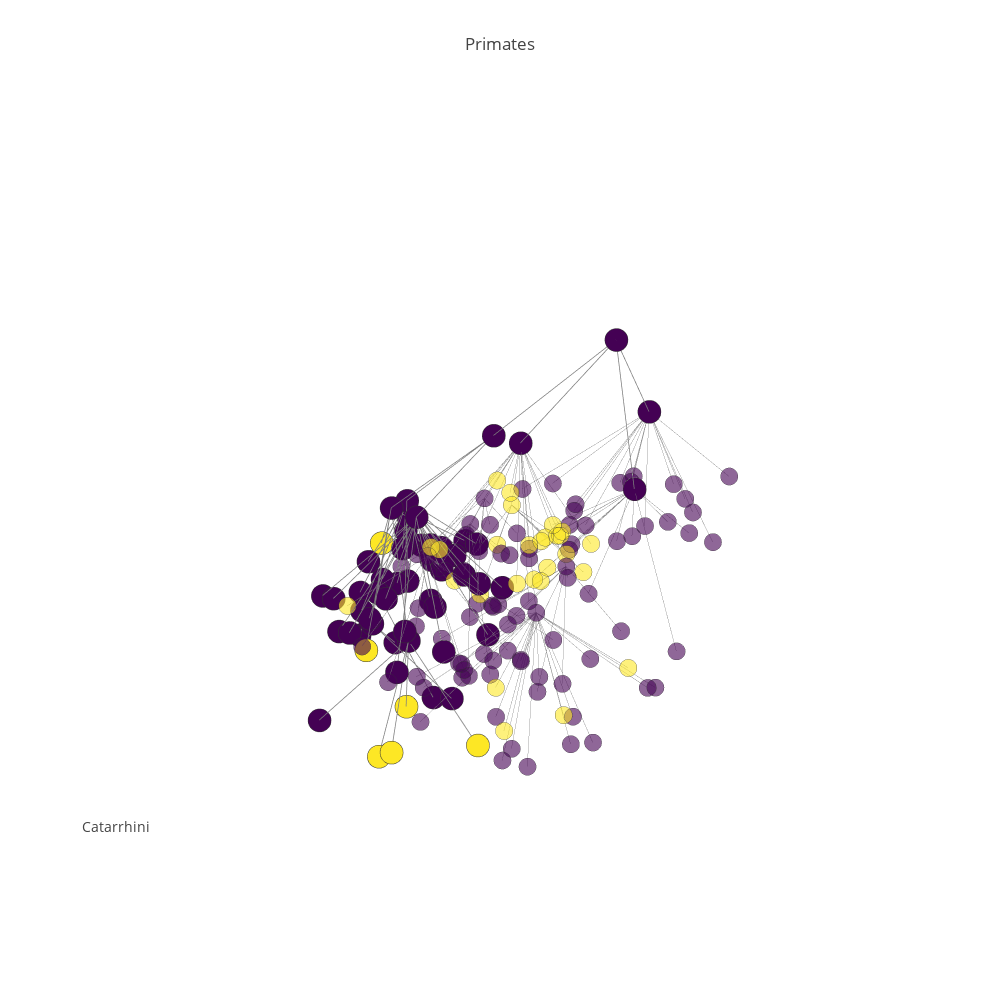

Notebook code cell kept with this figure:
### Code cell
pgp.render_plot()

### Figure 1 — Plotly figure (JSON) as saved in the notebook; plotly's stock layout.template omitted (floating-point values rounded to 4 significant figures; data arrays with more than 128 entries replaced by an {"elided": "..."} marker saying what was removed)
{"data": [{"hoverinfo": "none", "line": {"color": "rgb(125,125,125)", "width": 1}, "mode": "lines", "opacity": 0.7, "type": "scatter3d", "uid": "3e60ce38-b89e-11e8-b388-f45c89a09993", "x": {"elided": "495 float values"}, "y": {"elided": "495 float values"}, "z": {"elided": "495 float values"}}, {"hoverinfo": "none", "line": {"color": "rgb(125,125,125)", "width": 1.5}, "mode": "lines", "opacity": 1, "type": "scatter3d", "uid": "3e60cff8-b89e-11e8-8890-f45c89a09993", "x": {"elided": "162 float values"}, "y": {"elided": "162 float values"}, "z": {"elided": "162 float values"}}, {"hoverinfo": "text", "marker": {"color": {"elided": "166 int values"}, "colorscale": "Viridis", "line": {"color": "rgb(50,50,50)", "width": 0.5}, "opacity": 0.6, "size": 6, "symbol": "circle"}, "mode": "markers", "name": "actors", "text": {"elided": "166 str values"}, "type": "scatter3d", "uid": "3e60d100-b89e-11e8-b4e2-f45c89a09993", "x": {"elided": "166 float values"}, "y": {"elided": "166 float values"}, "z": {"elided": "166 float values"}}, {"hoverinfo": "text", "marker": {"color": [0, 0, 0, 0, 0, 0, 0, 0, 0, 0, 0, 0, 0, 0, 0, 0, 0, 0, 0, 0, 0, 0, 0, 0, 0, 0, 2, 2, 0, 0, 2, 2, 2, 2, 0, 0, 0, 0, 0, 0, 0, 0, 0, 0, 0, 0, 0, 0, 0, 0, 0, 0, 0, 0, 0], "colorscale": "Viridis", "line": {"color": "rgb(50,50,50)", "width": 0.5}, "size": 8, "symbol": "circle"}, "mode": "markers", "name": "actors", "text": {"elided": "166 str values"}, "type": "scatter3d", "uid": "3e60d1d2-b89e-11e8-924a-f45c89a09993", "x": [-0.5386, -1.253, 0.2819, 0.7015, 1.141, 0.1367, 0.8577, 0.09488, 1.634, 0.6978, 0.6162, 1.32, 1.389, -0.2907, 0.1487, 0.7316, 1.567, 1.042, 1.635, 0.8036, 0.9708, 0.8864, 0.9391, -0.1011, -0.6658, -0.8082, 1.615, 0.3568, 1.185, 1.992, 1.123, 1.796, 1.255, 1.891, 1.29, 0.7648, 0.8089, 0.6127, 1.151, -0.001979, 0.1885, 1.233, 0.3461, -0.08909, 0.7955, 1.229, 0.1701, 0.5701, 0.6674, -0.3397, -0.02406, 1.352, 0.1996, -0.1601, 0.1174], "y": [-0.4599, -0.5409, -1.162, -1.839, -1.003, -2.316, -2.288, -2.368, -2.051, -1.631, -0.9186, -2.563, -2.658, -2.217, -2.097, -2.197, -1.961, -2.006, -1.13, -2.103, -2.239, -2.792, -1.445, -2.979, -3.465, -3.943, -1.631, -2.924, -1.488, -2.082, -0.5579, -1.116, -1.52, -1.208, -1.942, -2.28, -1.291, -2.085, -2.302, -2.078, -1.49, -1.48, -2.554, -2.401, -2.602, -2.195, -2.113, -2.222, -1.733, -2.076, -1.353, -1.894, -1.711, 0.1564, -0.9744], "z": [-0.9911, -2.03, -1.915, -2.972, -3.952, -4.095, -3.943, -3.93, -4.04, -4.028, -4.01, -4.098, -4.076, -3.997, -3.978, -4.017, -4.045, -3.933, -3.974, -2.939, -4.033, -5.054, -5.057, -3.959, -4.933, -5.03, -4.033, -4.063, -4.096, -5.096, -4.961, -4.976, -5.019, -5.034, -4.083, -4.915, -5.055, -2.935, -3.957, -3.974, -3.926, -3.93, -3.947, -4.086, -3.91, -4.1, -4.099, -4.092, -4.017, -3.995, -4.025, -3.944, -3.926, -2.092, -1.986]}], "layout": {"annotations": [{"font": {"size": 14}, "showarrow": false, "text": "Catarrhini", "x": 0, "xanchor": "left", "xref": "paper", "y": 0.1, "yanchor": "bottom", "yref": "paper"}], "height": 1000, "hovermode": "closest", "margin": {"t": 100}, "scene": {"xaxis": {"showbackground": false, "showgrid": false, "showline": false, "showticklabels": false, "title": "", "zeroline": false}, "yaxis": {"showbackground": false, "showgrid": false, "showline": false, "showticklabels": false, "title": "", "zeroline": false}, "zaxis": {"showbackground": false, "showgrid": false, "showline": false, "showticklabels": false, "title": "", "zeroline": false}}, "showlegend": false, "title": "Primates", "width": 1000}}
